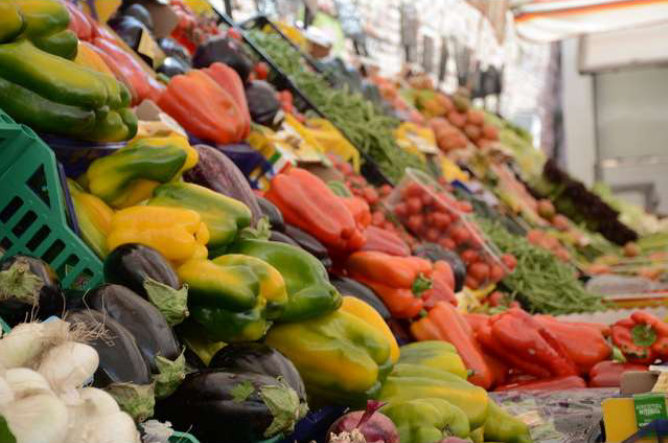
#> input picture Aula03/vegies.png, 668 x 443 px, found by its file name
$ python code1.py
#> lines starting #> are read from the running program, lines starting #| are printed output that depends on the picture
from PIL import Image


img = Image.open('Aula03/vegies.png')
#> img is the input picture: PIL image 668x443 RGBA; mean R, G, B, A 138.4, 113.3, 78.1, 255

region = (20,20,100,100)
img_crop = img.crop(region)
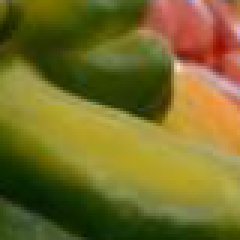
#> img_crop: PIL image 80x80 RGBA (shown 3 times larger); mean R, G, B, A 118.4, 107.8, 40.4, 255
img_crop.show(title='cropped')

img_rot = img.rotate(45.0)
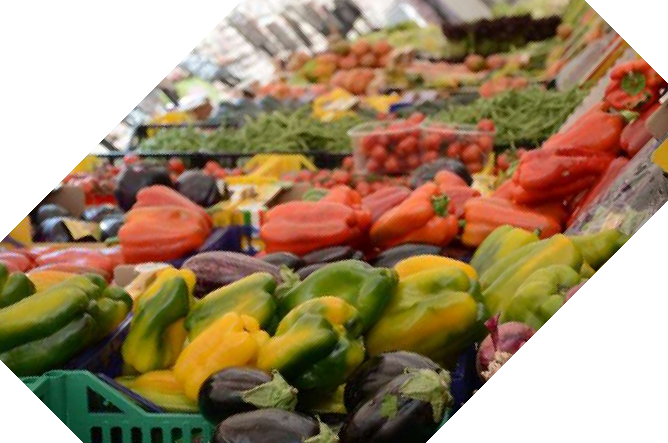
#> img_rot: PIL image 668x443 RGBA; mean R, G, B, A 104.1, 81, 50.5, 198.3; transparent parts drawn white
img_rot.show(title='rotated')

img_crop.save('Aula03/vegies_cropped.png')
img_rot.save('Aula03/vegies_rotated.png')
